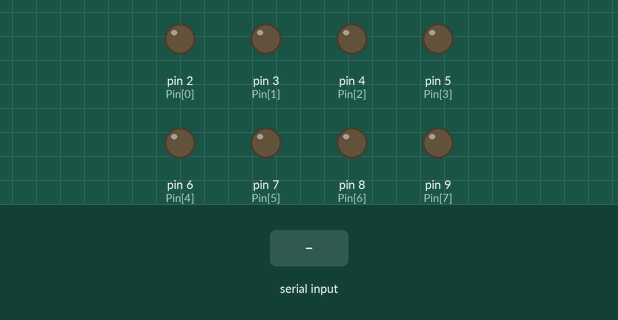
A sketch run on a simulated Arduino Uno, built with avr-gcc and run on an emulated ATmega328P. Parts: output pins drawn as LEDs (lit = HIGH). Dashed ring = blinking. The inputs (shaded band) are chosen by the test bench.

Above: at 0.1 s.
At 1.2 s:
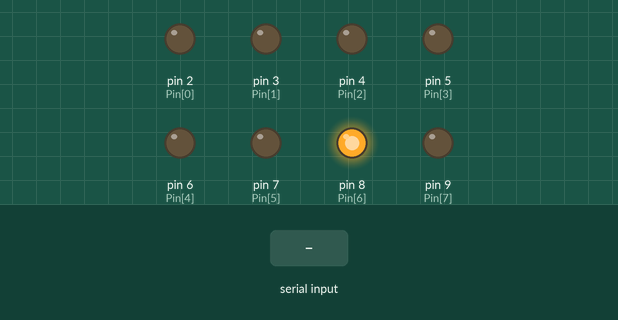
1.3 s: "5\n" received over Serial
At 4.3 s:
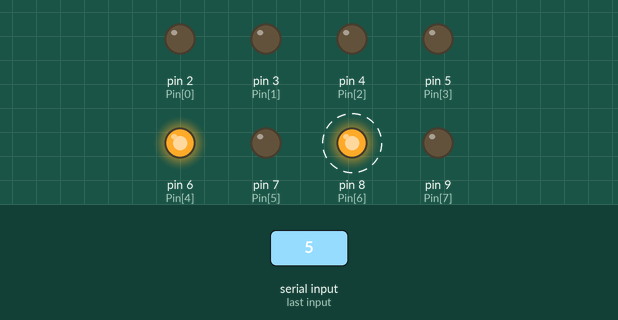
Timing chart, 0 to 10.3 s (numbered marks = the images above; inputs shaded):
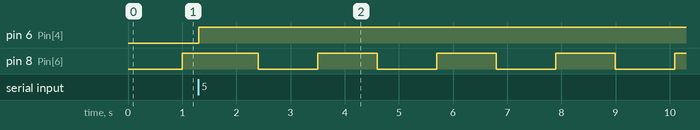

The sketch:

1312_4-3.ino
```cpp
byte Pin[] = {2,3,4,5,6,7,8,9};
byte Pin_num = sizeof(Pin) / sizeof(byte);
int led_value[10] = {LOW, LOW, LOW, LOW, LOW, LOW, LOW, LOW};
int i;
void setup() {
  // put your setup code here, to run once:
  for(int j=0; j<Pin_num; j++)
    pinMode(Pin[j], OUTPUT);
  Serial.begin(9600);
}

void loop() {
  // put your main code here, to run repeatedly:
  i=Serial.parseInt();
  if (i == i && led_value[i] == LOW)
  {
    digitalWrite(Pin[i-1], HIGH);
    led_value[i] = HIGH;
  } else if (i == i && led_value[i] == HIGH)
  {
    digitalWrite(Pin[i-1], LOW);
    led_value[i] = LOW;
  }
  delay(100);
}
```

Measured:
- after the input at 1.3 s, pin 6 (Pin[4]): LOW → HIGH at once
- by itself, pin 8 (Pin[6]): alternates HIGH for 1.1 s and LOW for 1.1 s
